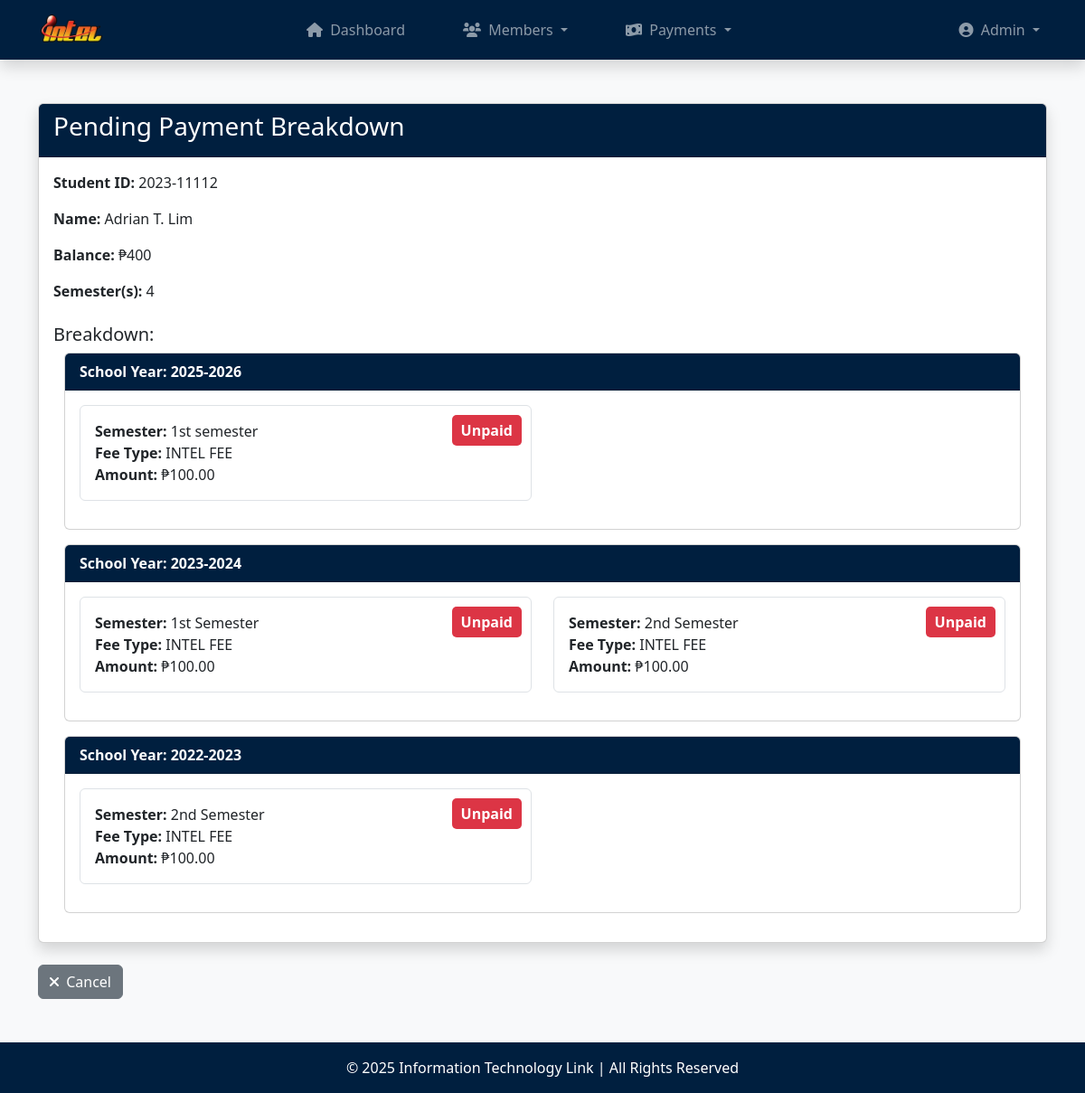
The page /breakdown.php?id=2023-11112 (signed in) on the database as committed earlier.
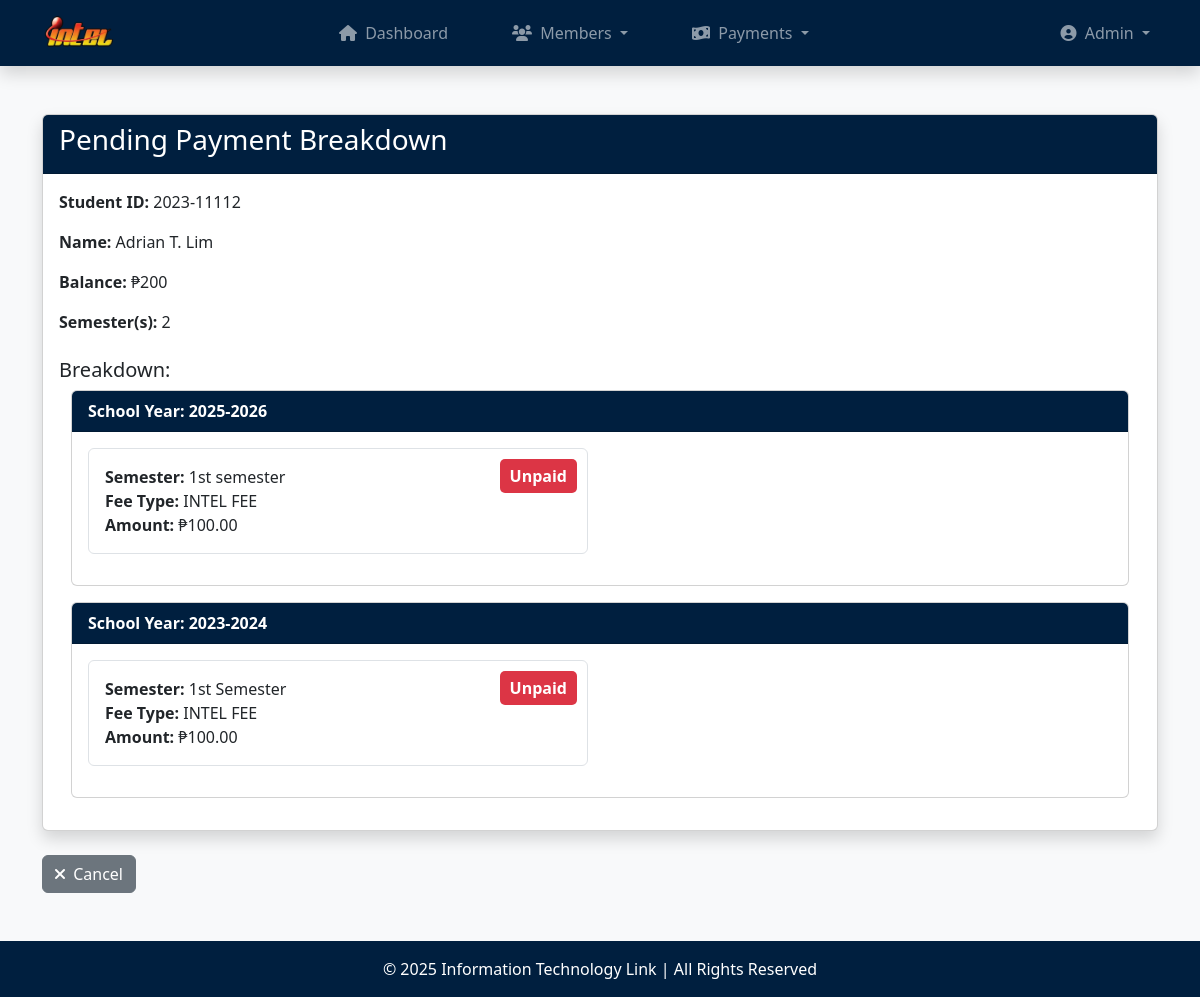
The same page on the database as committed later.
### tables this page shows
CREATE TABLE `fees` (
  `member_id` varchar(25) NOT NULL,
  `fee_amount` smallint(6) NOT NULL,
  `fee_type` varchar(50) NOT NULL,
  `semester` varchar(50) NOT NULL,
  `school_year` varchar(25) NOT NULL,
  `status` enum('Paid','Unpaid') NOT NULL
);

### functions.php (called while the page is built, shortened)
<?php
    function sanitize_input($data) {
        $data = trim($data);
        $data = stripslashes($data);
        $data = htmlspecialchars($data, ENT_QUOTES, 'UTF-8');
        return $data;
    }
    function format_name($first_name, $last_name, $middle_name = '') {
        $formatted = "$first_name ";
        if (!empty($middle_name)) {
            $middle_initial = substr($middle_name, 0, 1);
            $formatted .= "$middle_initial. ";
        }
        $formatted .= $last_name;
        return $formatted;
    }
?>

### breakdown.php (the view, shortened to what the changed rows need)
<?php
    require_once('database.php');
    require_once('functions.php');
    $member_id = sanitize_input($_GET['id']);
    $stmt = $conn->prepare("
        SELECT
            m.member_id,
            m.first_name,
            m.last_name,
            m.middle_name,
            m.email,
            m.contact_num,
            m.status,
            COALESCE(SUM(f.fee_amount), 0) AS total_fee_amount,
            COUNT(f.semester) AS semesters
        FROM members m
        LEFT JOIN fees f ON m.member_id = f.member_id
        WHERE m.member_id = ?
        GROUP BY m.member_id
    ");
    $stmt->bind_param("s", $member_id);
    $stmt->execute();
    $result = $stmt->get_result();
    $member = $result->fetch_assoc();
    $stmt = $conn->prepare("
        SELECT f.semester, f.fee_amount, f.fee_type, f.school_year, f.status
        FROM fees f
        WHERE f.member_id = ?
        ORDER BY f.school_year DESC, f.semester ASC
    ");
    $stmt->bind_param("s", $member_id);
    $stmt->execute();
    $fees_result = $stmt->get_result();
    $fees = $fees_result->fetch_all(MYSQLI_ASSOC);
    $breakdown = [];
    foreach ($fees as $row) {
        $breakdown[] = [
            'school_year' => htmlspecialchars($row['school_year']),
            'semester' => htmlspecialchars($row['semester']),
            'fee_type' => htmlspecialchars($row['fee_type']),
            'amount' => number_format($row['fee_amount'], 2),
            'status' => htmlspecialchars($row['status'])
        ];
    }
?>
<!DOCTYPE html>
<html lang="en">
<head>
    <link rel="stylesheet" href="https://cdn.jsdelivr.net/npm/bootstrap@5.3.0/dist/css/bootstrap.min.css">
    <link rel="stylesheet" href="https://cdnjs.cloudflare.com/ajax/libs/font-awesome/6.0.0/css/all.min.css">
</head>
<body>
    <?php include('navbar.php'); ?>
    <main class="container my-5">
        <div class="card shadow">
            <div class="card-body">
                <p><strong>Student ID:</strong> <?php echo htmlspecialchars($member['member_id']); ?></p>
                <p><strong>Name:</strong> <?php echo htmlspecialchars(format_name($member['first_name'], $member['last_name'], $member['middle_name'])); ?></p>
                <p><strong>Balance:</strong> ₱<?php echo htmlspecialchars($member['total_fee_amount']); ?></p>
                <p><strong>Semester(s):</strong> <?php echo htmlspecialchars($member['semesters']); ?></p>
                <h5 class="mt-4">Breakdown:</h5>
                <div class="container">
                    <?php
                    $grouped_fees = [];
                    foreach ($breakdown as $item) {
                        $grouped_fees[$item['school_year']][] = $item;
                    }
                    ?>
                    <?php foreach ($grouped_fees as $school_year => $fees): ?>
                        <div class="card mb-3">
                            <div class="card-header bg-navy text-white">
                                <strong>School Year: <?php echo htmlspecialchars($school_year); ?></strong>
                            </div>
                            <div class="card-body">
                                <div class="row">
                                    <?php foreach ($fees as $fee): ?>
                                        <div class="col-md-6">
                                            <div class="p-3 border rounded fee-card">
                                                <div class="status-badge <?php echo $fee['status'] === 'Paid' ? 'status-paid' : 'status-unpaid'; ?>">
                                                    <?php echo htmlspecialchars($fee['status']); ?>
                                                </div>
                                                <strong>Semester:</strong> <?php echo htmlspecialchars($fee['semester']); ?><br>
                                                <strong>Fee Type:</strong> <?php echo htmlspecialchars($fee['fee_type']); ?><br>
                                                <strong>Amount:</strong> ₱<?php echo htmlspecialchars($fee['amount']); ?>
                                            </div>
                                        </div>
                                    <?php endforeach; ?>
                                </div>
                            </div>
                        </div>
                    <?php endforeach; ?>
                </div>
            </div>
        </div>
    </main>
</body>
</html>

Rows that differ between the two databases and show on the page:
removed fees: status "Unpaid", semester "2nd Semester", fee_type "INTEL FEE", amount "100.00", shown under "2023-2024"
removed fees: status "Unpaid", semester "2nd Semester", fee_type "INTEL FEE", amount "100.00", shown under "2022-2023"
Other text that changed with them:
$member['total_fee_amount']: "400" → "200"
$member['semesters']: "4" → "2"
list line gone: "School Year: 2022-2023"
